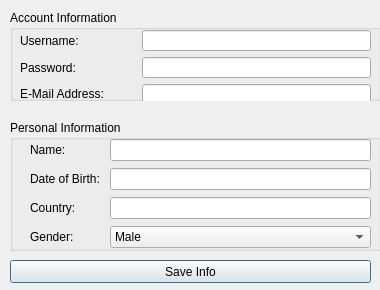
<?xml version="1.0" encoding="UTF-8"?>
<ui version="4.0">
 <class>ProfileDialog</class>
 <widget class="QDialog" name="ProfileDialog">
  <property name="geometry">
   <rect>
    <x>0</x>
    <y>0</y>
    <width>380</width>
    <height>290</height>
   </rect>
  </property>
  <property name="sizePolicy">
   <sizepolicy hsizetype="Fixed" vsizetype="Fixed">
    <horstretch>0</horstretch>
    <verstretch>0</verstretch>
   </sizepolicy>
  </property>
  <property name="minimumSize">
   <size>
    <width>380</width>
    <height>290</height>
   </size>
  </property>
  <property name="maximumSize">
   <size>
    <width>380</width>
    <height>290</height>
   </size>
  </property>
  <property name="windowTitle">
   <string>breakBeats :: Profile Info</string>
  </property>
  <widget class="QGroupBox" name="groupBox">
   <property name="geometry">
    <rect>
     <x>10</x>
     <y>120</y>
     <width>371</width>
     <height>131</height>
    </rect>
   </property>
   <property name="styleSheet">
    <string notr="true">gridline-color: rgb(0, 0, 0);</string>
   </property>
   <property name="title">
    <string>Personal Information</string>
   </property>
   <property name="flat">
    <bool>false</bool>
   </property>
   <widget class="QWidget" name="gridLayoutWidget_2">
    <property name="geometry">
     <rect>
      <x>20</x>
      <y>18</y>
      <width>341</width>
      <height>111</height>
     </rect>
    </property>
    <layout class="QGridLayout" name="gridLayout_2">
     <item row="3" column="1">
      <widget class="QComboBox" name="txtGender">
       <item>
        <property name="text">
         <string>Male</string>
        </property>
       </item>
       <item>
        <property name="text">
         <string>Female</string>
        </property>
       </item>
      </widget>
     </item>
     <item row="3" column="0">
      <widget class="QLabel" name="label_7">
       <property name="text">
        <string>Gender:</string>
       </property>
      </widget>
     </item>
     <item row="1" column="1">
      <widget class="QLineEdit" name="txtBirth"/>
     </item>
     <item row="1" column="0">
      <widget class="QLabel" name="label_4">
       <property name="text">
        <string>Date of Birth: </string>
       </property>
      </widget>
     </item>
     <item row="0" column="1">
      <widget class="QLineEdit" name="txtName"/>
     </item>
     <item row="2" column="1">
      <widget class="QLineEdit" name="txtCountry"/>
     </item>
     <item row="2" column="0">
      <widget class="QLabel" name="label_6">
       <property name="text">
        <string>Country: </string>
       </property>
      </widget>
     </item>
     <item row="0" column="0">
      <widget class="QLabel" name="label_3">
       <property name="text">
        <string>Name:</string>
       </property>
      </widget>
     </item>
    </layout>
   </widget>
  </widget>
  <widget class="QGroupBox" name="groupBox_2">
   <property name="geometry">
    <rect>
     <x>10</x>
     <y>10</y>
     <width>371</width>
     <height>91</height>
    </rect>
   </property>
   <property name="title">
    <string>Account Information</string>
   </property>
   <property name="flat">
    <bool>false</bool>
   </property>
   <widget class="QWidget" name="gridLayoutWidget">
    <property name="geometry">
     <rect>
      <x>10</x>
      <y>20</y>
      <width>351</width>
      <height>74</height>
     </rect>
    </property>
    <layout class="QGridLayout" name="gridLayout">
     <property name="horizontalSpacing">
      <number>8</number>
     </property>
     <item row="0" column="0">
      <widget class="QLabel" name="label">
       <property name="text">
        <string>Username:</string>
       </property>
      </widget>
     </item>
     <item row="1" column="0">
      <widget class="QLabel" name="label_2">
       <property name="text">
        <string>Password:</string>
       </property>
      </widget>
     </item>
     <item row="1" column="1" colspan="2">
      <widget class="QLineEdit" name="txtPassword">
       <property name="echoMode">
        <enum>QLineEdit::PasswordEchoOnEdit</enum>
       </property>
       <property name="clearButtonEnabled">
        <bool>false</bool>
       </property>
      </widget>
     </item>
     <item row="2" column="0">
      <widget class="QLabel" name="label_5">
       <property name="text">
        <string>E-Mail Address:</string>
       </property>
      </widget>
     </item>
     <item row="2" column="1" colspan="2">
      <widget class="QLineEdit" name="txtEmail"/>
     </item>
     <item row="0" column="1" colspan="2">
      <widget class="QLineEdit" name="txtUsername"/>
     </item>
    </layout>
   </widget>
  </widget>
  <widget class="QPushButton" name="btnSaveInfo">
   <property name="geometry">
    <rect>
     <x>10</x>
     <y>260</y>
     <width>361</width>
     <height>23</height>
    </rect>
   </property>
   <property name="text">
    <string>Save Info</string>
   </property>
  </widget>
 </widget>
 <resources/>
 <connections/>
</ui>
